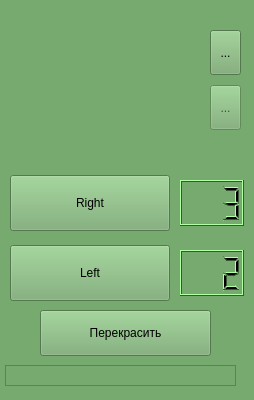
<ui version="4.0" >
 <author>Denis Khachko</author>
 <class>TurtlePult</class>
 <widget class="QWidget" name="TurtlePult" >
  <property name="geometry" >
   <rect>
    <x>0</x>
    <y>0</y>
    <width>254</width>
    <height>400</height>
   </rect>
  </property>
  <property name="minimumSize" >
   <size>
    <width>254</width>
    <height>400</height>
   </size>
  </property>
  <property name="maximumSize" >
   <size>
    <width>254</width>
    <height>450</height>
   </size>
  </property>
  <property name="palette" >
   <palette>
    <active>
     <colorrole role="WindowText" >
      <brush brushstyle="SolidPattern" >
       <color alpha="255" >
        <red>0</red>
        <green>0</green>
        <blue>0</blue>
       </color>
      </brush>
     </colorrole>
     <colorrole role="Button" >
      <brush brushstyle="SolidPattern" >
       <color alpha="255" >
        <red>118</red>
        <green>170</green>
        <blue>110</blue>
       </color>
      </brush>
     </colorrole>
     <colorrole role="Light" >
      <brush brushstyle="SolidPattern" >
       <color alpha="255" >
        <red>177</red>
        <green>255</green>
        <blue>165</blue>
       </color>
      </brush>
     </colorrole>
     <colorrole role="Midlight" >
      <brush brushstyle="SolidPattern" >
       <color alpha="255" >
        <red>147</red>
        <green>212</green>
        <blue>137</blue>
       </color>
      </brush>
     </colorrole>
     <colorrole role="Dark" >
      <brush brushstyle="SolidPattern" >
       <color alpha="255" >
        <red>59</red>
        <green>85</green>
        <blue>55</blue>
       </color>
      </brush>
     </colorrole>
     <colorrole role="Mid" >
      <brush brushstyle="SolidPattern" >
       <color alpha="255" >
        <red>78</red>
        <green>113</green>
        <blue>73</blue>
       </color>
      </brush>
     </colorrole>
     <colorrole role="Text" >
      <brush brushstyle="SolidPattern" >
       <color alpha="255" >
        <red>0</red>
        <green>0</green>
        <blue>0</blue>
       </color>
      </brush>
     </colorrole>
     <colorrole role="BrightText" >
      <brush brushstyle="SolidPattern" >
       <color alpha="255" >
        <red>255</red>
        <green>255</green>
        <blue>255</blue>
       </color>
      </brush>
     </colorrole>
     <colorrole role="ButtonText" >
      <brush brushstyle="SolidPattern" >
       <color alpha="255" >
        <red>0</red>
        <green>0</green>
        <blue>0</blue>
       </color>
      </brush>
     </colorrole>
     <colorrole role="Base" >
      <brush brushstyle="SolidPattern" >
       <color alpha="255" >
        <red>255</red>
        <green>255</green>
        <blue>255</blue>
       </color>
      </brush>
     </colorrole>
     <colorrole role="Window" >
      <brush brushstyle="SolidPattern" >
       <color alpha="255" >
        <red>118</red>
        <green>170</green>
        <blue>110</blue>
       </color>
      </brush>
     </colorrole>
     <colorrole role="Shadow" >
      <brush brushstyle="SolidPattern" >
       <color alpha="255" >
        <red>0</red>
        <green>0</green>
        <blue>0</blue>
       </color>
      </brush>
     </colorrole>
     <colorrole role="AlternateBase" >
      <brush brushstyle="SolidPattern" >
       <color alpha="255" >
        <red>186</red>
        <green>212</green>
        <blue>182</blue>
       </color>
      </brush>
     </colorrole>
     <colorrole role="ToolTipBase" >
      <brush brushstyle="SolidPattern" >
       <color alpha="255" >
        <red>255</red>
        <green>255</green>
        <blue>220</blue>
       </color>
      </brush>
     </colorrole>
     <colorrole role="ToolTipText" >
      <brush brushstyle="SolidPattern" >
       <color alpha="255" >
        <red>0</red>
        <green>0</green>
        <blue>0</blue>
       </color>
      </brush>
     </colorrole>
    </active>
    <inactive>
     <colorrole role="WindowText" >
      <brush brushstyle="SolidPattern" >
       <color alpha="255" >
        <red>0</red>
        <green>0</green>
        <blue>0</blue>
       </color>
      </brush>
     </colorrole>
     <colorrole role="Button" >
      <brush brushstyle="SolidPattern" >
       <color alpha="255" >
        <red>118</red>
        <green>170</green>
        <blue>110</blue>
       </color>
      </brush>
     </colorrole>
     <colorrole role="Light" >
      <brush brushstyle="SolidPattern" >
       <color alpha="255" >
        <red>177</red>
        <green>255</green>
        <blue>165</blue>
       </color>
      </brush>
     </colorrole>
     <colorrole role="Midlight" >
      <brush brushstyle="SolidPattern" >
       <color alpha="255" >
        <red>147</red>
        <green>212</green>
        <blue>137</blue>
       </color>
      </brush>
     </colorrole>
     <colorrole role="Dark" >
      <brush brushstyle="SolidPattern" >
       <color alpha="255" >
        <red>59</red>
        <green>85</green>
        <blue>55</blue>
       </color>
      </brush>
     </colorrole>
     <colorrole role="Mid" >
      <brush brushstyle="SolidPattern" >
       <color alpha="255" >
        <red>78</red>
        <green>113</green>
        <blue>73</blue>
       </color>
      </brush>
     </colorrole>
     <colorrole role="Text" >
      <brush brushstyle="SolidPattern" >
       <color alpha="255" >
        <red>0</red>
        <green>0</green>
        <blue>0</blue>
       </color>
      </brush>
     </colorrole>
     <colorrole role="BrightText" >
      <brush brushstyle="SolidPattern" >
       <color alpha="255" >
        <red>255</red>
        <green>255</green>
        <blue>255</blue>
       </color>
      </brush>
     </colorrole>
     <colorrole role="ButtonText" >
      <brush brushstyle="SolidPattern" >
       <color alpha="255" >
        <red>0</red>
        <green>0</green>
        <blue>0</blue>
       </color>
      </brush>
     </colorrole>
     <colorrole role="Base" >
      <brush brushstyle="SolidPattern" >
       <color alpha="255" >
        <red>255</red>
        <green>255</green>
        <blue>255</blue>
       </color>
      </brush>
     </colorrole>
     <colorrole role="Window" >
      <brush brushstyle="SolidPattern" >
       <color alpha="255" >
        <red>118</red>
        <green>170</green>
        <blue>110</blue>
       </color>
      </brush>
     </colorrole>
     <colorrole role="Shadow" >
      <brush brushstyle="SolidPattern" >
       <color alpha="255" >
        <red>0</red>
        <green>0</green>
        <blue>0</blue>
       </color>
      </brush>
     </colorrole>
     <colorrole role="AlternateBase" >
      <brush brushstyle="SolidPattern" >
       <color alpha="255" >
        <red>186</red>
        <green>212</green>
        <blue>182</blue>
       </color>
      </brush>
     </colorrole>
     <colorrole role="ToolTipBase" >
      <brush brushstyle="SolidPattern" >
       <color alpha="255" >
        <red>255</red>
        <green>255</green>
        <blue>220</blue>
       </color>
      </brush>
     </colorrole>
     <colorrole role="ToolTipText" >
      <brush brushstyle="SolidPattern" >
       <color alpha="255" >
        <red>0</red>
        <green>0</green>
        <blue>0</blue>
       </color>
      </brush>
     </colorrole>
    </inactive>
    <disabled>
     <colorrole role="WindowText" >
      <brush brushstyle="SolidPattern" >
       <color alpha="255" >
        <red>59</red>
        <green>85</green>
        <blue>55</blue>
       </color>
      </brush>
     </colorrole>
     <colorrole role="Button" >
      <brush brushstyle="SolidPattern" >
       <color alpha="255" >
        <red>118</red>
        <green>170</green>
        <blue>110</blue>
       </color>
      </brush>
     </colorrole>
     <colorrole role="Light" >
      <brush brushstyle="SolidPattern" >
       <color alpha="255" >
        <red>177</red>
        <green>255</green>
        <blue>165</blue>
       </color>
      </brush>
     </colorrole>
     <colorrole role="Midlight" >
      <brush brushstyle="SolidPattern" >
       <color alpha="255" >
        <red>147</red>
        <green>212</green>
        <blue>137</blue>
       </color>
      </brush>
     </colorrole>
     <colorrole role="Dark" >
      <brush brushstyle="SolidPattern" >
       <color alpha="255" >
        <red>59</red>
        <green>85</green>
        <blue>55</blue>
       </color>
      </brush>
     </colorrole>
     <colorrole role="Mid" >
      <brush brushstyle="SolidPattern" >
       <color alpha="255" >
        <red>78</red>
        <green>113</green>
        <blue>73</blue>
       </color>
      </brush>
     </colorrole>
     <colorrole role="Text" >
      <brush brushstyle="SolidPattern" >
       <color alpha="255" >
        <red>59</red>
        <green>85</green>
        <blue>55</blue>
       </color>
      </brush>
     </colorrole>
     <colorrole role="BrightText" >
      <brush brushstyle="SolidPattern" >
       <color alpha="255" >
        <red>255</red>
        <green>255</green>
        <blue>255</blue>
       </color>
      </brush>
     </colorrole>
     <colorrole role="ButtonText" >
      <brush brushstyle="SolidPattern" >
       <color alpha="255" >
        <red>59</red>
        <green>85</green>
        <blue>55</blue>
       </color>
      </brush>
     </colorrole>
     <colorrole role="Base" >
      <brush brushstyle="SolidPattern" >
       <color alpha="255" >
        <red>118</red>
        <green>170</green>
        <blue>110</blue>
       </color>
      </brush>
     </colorrole>
     <colorrole role="Window" >
      <brush brushstyle="SolidPattern" >
       <color alpha="255" >
        <red>118</red>
        <green>170</green>
        <blue>110</blue>
       </color>
      </brush>
     </colorrole>
     <colorrole role="Shadow" >
      <brush brushstyle="SolidPattern" >
       <color alpha="255" >
        <red>0</red>
        <green>0</green>
        <blue>0</blue>
       </color>
      </brush>
     </colorrole>
     <colorrole role="AlternateBase" >
      <brush brushstyle="SolidPattern" >
       <color alpha="255" >
        <red>118</red>
        <green>170</green>
        <blue>110</blue>
       </color>
      </brush>
     </colorrole>
     <colorrole role="ToolTipBase" >
      <brush brushstyle="SolidPattern" >
       <color alpha="255" >
        <red>255</red>
        <green>255</green>
        <blue>220</blue>
       </color>
      </brush>
     </colorrole>
     <colorrole role="ToolTipText" >
      <brush brushstyle="SolidPattern" >
       <color alpha="255" >
        <red>0</red>
        <green>0</green>
        <blue>0</blue>
       </color>
      </brush>
     </colorrole>
    </disabled>
   </palette>
  </property>
  <property name="font" >
   <font>
    <weight>50</weight>
    <bold>false</bold>
   </font>
  </property>
  <property name="windowTitle" >
   <string>Пульт</string>
  </property>
  <widget class="QPushButton" name="RightB" >
   <property name="geometry" >
    <rect>
     <x>10</x>
     <y>175</y>
     <width>160</width>
     <height>56</height>
    </rect>
   </property>
   <property name="text" >
    <string>Right</string>
   </property>
  </widget>
  <widget class="QPushButton" name="LeftB" >
   <property name="geometry" >
    <rect>
     <x>10</x>
     <y>245</y>
     <width>160</width>
     <height>56</height>
    </rect>
   </property>
   <property name="text" >
    <string>Left</string>
   </property>
  </widget>
  <widget class="QToolButton" name="ClearLog" >
   <property name="geometry" >
    <rect>
     <x>210</x>
     <y>30</y>
     <width>31</width>
     <height>45</height>
    </rect>
   </property>
   <property name="palette" >
    <palette>
     <active>
      <colorrole role="WindowText" >
       <brush brushstyle="SolidPattern" >
        <color alpha="255" >
         <red>0</red>
         <green>0</green>
         <blue>0</blue>
        </color>
       </brush>
      </colorrole>
      <colorrole role="Button" >
       <brush brushstyle="SolidPattern" >
        <color alpha="255" >
         <red>117</red>
         <green>168</green>
         <blue>109</blue>
        </color>
       </brush>
      </colorrole>
      <colorrole role="Light" >
       <brush brushstyle="SolidPattern" >
        <color alpha="255" >
         <red>176</red>
         <green>252</green>
         <blue>164</blue>
        </color>
       </brush>
      </colorrole>
      <colorrole role="Midlight" >
       <brush brushstyle="SolidPattern" >
        <color alpha="255" >
         <red>146</red>
         <green>210</green>
         <blue>136</blue>
        </color>
       </brush>
      </colorrole>
      <colorrole role="Dark" >
       <brush brushstyle="SolidPattern" >
        <color alpha="255" >
         <red>58</red>
         <green>84</green>
         <blue>54</blue>
        </color>
       </brush>
      </colorrole>
      <colorrole role="Mid" >
       <brush brushstyle="SolidPattern" >
        <color alpha="255" >
         <red>78</red>
         <green>112</green>
         <blue>72</blue>
        </color>
       </brush>
      </colorrole>
      <colorrole role="Text" >
       <brush brushstyle="SolidPattern" >
        <color alpha="255" >
         <red>0</red>
         <green>0</green>
         <blue>0</blue>
        </color>
       </brush>
      </colorrole>
      <colorrole role="BrightText" >
       <brush brushstyle="SolidPattern" >
        <color alpha="255" >
         <red>255</red>
         <green>255</green>
         <blue>255</blue>
        </color>
       </brush>
      </colorrole>
      <colorrole role="ButtonText" >
       <brush brushstyle="SolidPattern" >
        <color alpha="255" >
         <red>0</red>
         <green>0</green>
         <blue>0</blue>
        </color>
       </brush>
      </colorrole>
      <colorrole role="Base" >
       <brush brushstyle="SolidPattern" >
        <color alpha="255" >
         <red>255</red>
         <green>255</green>
         <blue>255</blue>
        </color>
       </brush>
      </colorrole>
      <colorrole role="Window" >
       <brush brushstyle="SolidPattern" >
        <color alpha="255" >
         <red>117</red>
         <green>168</green>
         <blue>109</blue>
        </color>
       </brush>
      </colorrole>
      <colorrole role="Shadow" >
       <brush brushstyle="SolidPattern" >
        <color alpha="255" >
         <red>0</red>
         <green>0</green>
         <blue>0</blue>
        </color>
       </brush>
      </colorrole>
      <colorrole role="AlternateBase" >
       <brush brushstyle="SolidPattern" >
        <color alpha="255" >
         <red>186</red>
         <green>211</green>
         <blue>182</blue>
        </color>
       </brush>
      </colorrole>
      <colorrole role="ToolTipBase" >
       <brush brushstyle="SolidPattern" >
        <color alpha="255" >
         <red>255</red>
         <green>255</green>
         <blue>220</blue>
        </color>
       </brush>
      </colorrole>
      <colorrole role="ToolTipText" >
       <brush brushstyle="SolidPattern" >
        <color alpha="255" >
         <red>0</red>
         <green>0</green>
         <blue>0</blue>
        </color>
       </brush>
      </colorrole>
     </active>
     <inactive>
      <colorrole role="WindowText" >
       <brush brushstyle="SolidPattern" >
        <color alpha="255" >
         <red>0</red>
         <green>0</green>
         <blue>0</blue>
        </color>
       </brush>
      </colorrole>
      <colorrole role="Button" >
       <brush brushstyle="SolidPattern" >
        <color alpha="255" >
         <red>117</red>
         <green>168</green>
         <blue>109</blue>
        </color>
       </brush>
      </colorrole>
      <colorrole role="Light" >
       <brush brushstyle="SolidPattern" >
        <color alpha="255" >
         <red>176</red>
         <green>252</green>
         <blue>164</blue>
        </color>
       </brush>
      </colorrole>
      <colorrole role="Midlight" >
       <brush brushstyle="SolidPattern" >
        <color alpha="255" >
         <red>146</red>
         <green>210</green>
         <blue>136</blue>
        </color>
       </brush>
      </colorrole>
      <colorrole role="Dark" >
       <brush brushstyle="SolidPattern" >
        <color alpha="255" >
         <red>58</red>
         <green>84</green>
         <blue>54</blue>
        </color>
       </brush>
      </colorrole>
      <colorrole role="Mid" >
       <brush brushstyle="SolidPattern" >
        <color alpha="255" >
         <red>78</red>
         <green>112</green>
         <blue>72</blue>
        </color>
       </brush>
      </colorrole>
      <colorrole role="Text" >
       <brush brushstyle="SolidPattern" >
        <color alpha="255" >
         <red>0</red>
         <green>0</green>
         <blue>0</blue>
        </color>
       </brush>
      </colorrole>
      <colorrole role="BrightText" >
       <brush brushstyle="SolidPattern" >
        <color alpha="255" >
         <red>255</red>
         <green>255</green>
         <blue>255</blue>
        </color>
       </brush>
      </colorrole>
      <colorrole role="ButtonText" >
       <brush brushstyle="SolidPattern" >
        <color alpha="255" >
         <red>0</red>
         <green>0</green>
         <blue>0</blue>
        </color>
       </brush>
      </colorrole>
      <colorrole role="Base" >
       <brush brushstyle="SolidPattern" >
        <color alpha="255" >
         <red>255</red>
         <green>255</green>
         <blue>255</blue>
        </color>
       </brush>
      </colorrole>
      <colorrole role="Window" >
       <brush brushstyle="SolidPattern" >
        <color alpha="255" >
         <red>117</red>
         <green>168</green>
         <blue>109</blue>
        </color>
       </brush>
      </colorrole>
      <colorrole role="Shadow" >
       <brush brushstyle="SolidPattern" >
        <color alpha="255" >
         <red>0</red>
         <green>0</green>
         <blue>0</blue>
        </color>
       </brush>
      </colorrole>
      <colorrole role="AlternateBase" >
       <brush brushstyle="SolidPattern" >
        <color alpha="255" >
         <red>186</red>
         <green>211</green>
         <blue>182</blue>
        </color>
       </brush>
      </colorrole>
      <colorrole role="ToolTipBase" >
       <brush brushstyle="SolidPattern" >
        <color alpha="255" >
         <red>255</red>
         <green>255</green>
         <blue>220</blue>
        </color>
       </brush>
      </colorrole>
      <colorrole role="ToolTipText" >
       <brush brushstyle="SolidPattern" >
        <color alpha="255" >
         <red>0</red>
         <green>0</green>
         <blue>0</blue>
        </color>
       </brush>
      </colorrole>
     </inactive>
     <disabled>
      <colorrole role="WindowText" >
       <brush brushstyle="SolidPattern" >
        <color alpha="255" >
         <red>58</red>
         <green>84</green>
         <blue>54</blue>
        </color>
       </brush>
      </colorrole>
      <colorrole role="Button" >
       <brush brushstyle="SolidPattern" >
        <color alpha="255" >
         <red>117</red>
         <green>168</green>
         <blue>109</blue>
        </color>
       </brush>
      </colorrole>
      <colorrole role="Light" >
       <brush brushstyle="SolidPattern" >
        <color alpha="255" >
         <red>176</red>
         <green>252</green>
         <blue>164</blue>
        </color>
       </brush>
      </colorrole>
      <colorrole role="Midlight" >
       <brush brushstyle="SolidPattern" >
        <color alpha="255" >
         <red>146</red>
         <green>210</green>
         <blue>136</blue>
        </color>
       </brush>
      </colorrole>
      <colorrole role="Dark" >
       <brush brushstyle="SolidPattern" >
        <color alpha="255" >
         <red>58</red>
         <green>84</green>
         <blue>54</blue>
        </color>
       </brush>
      </colorrole>
      <colorrole role="Mid" >
       <brush brushstyle="SolidPattern" >
        <color alpha="255" >
         <red>78</red>
         <green>112</green>
         <blue>72</blue>
        </color>
       </brush>
      </colorrole>
      <colorrole role="Text" >
       <brush brushstyle="SolidPattern" >
        <color alpha="255" >
         <red>58</red>
         <green>84</green>
         <blue>54</blue>
        </color>
       </brush>
      </colorrole>
      <colorrole role="BrightText" >
       <brush brushstyle="SolidPattern" >
        <color alpha="255" >
         <red>255</red>
         <green>255</green>
         <blue>255</blue>
        </color>
       </brush>
      </colorrole>
      <colorrole role="ButtonText" >
       <brush brushstyle="SolidPattern" >
        <color alpha="255" >
         <red>58</red>
         <green>84</green>
         <blue>54</blue>
        </color>
       </brush>
      </colorrole>
      <colorrole role="Base" >
       <brush brushstyle="SolidPattern" >
        <color alpha="255" >
         <red>117</red>
         <green>168</green>
         <blue>109</blue>
        </color>
       </brush>
      </colorrole>
      <colorrole role="Window" >
       <brush brushstyle="SolidPattern" >
        <color alpha="255" >
         <red>117</red>
         <green>168</green>
         <blue>109</blue>
        </color>
       </brush>
      </colorrole>
      <colorrole role="Shadow" >
       <brush brushstyle="SolidPattern" >
        <color alpha="255" >
         <red>0</red>
         <green>0</green>
         <blue>0</blue>
        </color>
       </brush>
      </colorrole>
      <colorrole role="AlternateBase" >
       <brush brushstyle="SolidPattern" >
        <color alpha="255" >
         <red>117</red>
         <green>168</green>
         <blue>109</blue>
        </color>
       </brush>
      </colorrole>
      <colorrole role="ToolTipBase" >
       <brush brushstyle="SolidPattern" >
        <color alpha="255" >
         <red>255</red>
         <green>255</green>
         <blue>220</blue>
        </color>
       </brush>
      </colorrole>
      <colorrole role="ToolTipText" >
       <brush brushstyle="SolidPattern" >
        <color alpha="255" >
         <red>0</red>
         <green>0</green>
         <blue>0</blue>
        </color>
       </brush>
      </colorrole>
     </disabled>
    </palette>
   </property>
   <property name="text" >
    <string>...</string>
   </property>
   <property name="icon" >
    <iconset>
     <normalon>:/img/Trtl1.svg</normalon>
    </iconset>
   </property>
  </widget>
  <widget class="QFrame" name="frame" >
   <property name="geometry" >
    <rect>
     <x>5</x>
     <y>365</y>
     <width>231</width>
     <height>21</height>
    </rect>
   </property>
   <property name="frameShape" >
    <enum>QFrame::StyledPanel</enum>
   </property>
   <property name="frameShadow" >
    <enum>QFrame::Raised</enum>
   </property>
   <widget class="QLabel" name="label" >
    <property name="geometry" >
     <rect>
      <x>10</x>
      <y>5</y>
      <width>211</width>
      <height>20</height>
     </rect>
    </property>
    <property name="sizePolicy" >
     <sizepolicy vsizetype="Preferred" hsizetype="Preferred" >
      <horstretch>3</horstretch>
      <verstretch>60</verstretch>
     </sizepolicy>
    </property>
    <property name="text" >
     <string/>
    </property>
   </widget>
  </widget>
  <widget class="QToolButton" name="toKumir" >
   <property name="enabled" >
    <bool>false</bool>
   </property>
   <property name="geometry" >
    <rect>
     <x>210</x>
     <y>85</y>
     <width>31</width>
     <height>45</height>
    </rect>
   </property>
   <property name="palette" >
    <palette>
     <active>
      <colorrole role="Light" >
       <brush brushstyle="SolidPattern" >
        <color alpha="255" >
         <red>170</red>
         <green>170</green>
         <blue>0</blue>
        </color>
       </brush>
      </colorrole>
     </active>
     <inactive>
      <colorrole role="Light" >
       <brush brushstyle="SolidPattern" >
        <color alpha="255" >
         <red>170</red>
         <green>170</green>
         <blue>0</blue>
        </color>
       </brush>
      </colorrole>
     </inactive>
     <disabled>
      <colorrole role="Light" >
       <brush brushstyle="SolidPattern" >
        <color alpha="255" >
         <red>170</red>
         <green>170</green>
         <blue>0</blue>
        </color>
       </brush>
      </colorrole>
     </disabled>
    </palette>
   </property>
   <property name="text" >
    <string>...</string>
   </property>
   <property name="icon" >
    <iconset resource="application.qrc" >
     <normaloff>:/kumir.png</normaloff>
     <normalon>:/kumir.png</normalon>:/kumir.png</iconset>
   </property>
  </widget>
  <widget class="QLCDNumber" name="lcdNumber" >
   <property name="geometry" >
    <rect>
     <x>180</x>
     <y>180</y>
     <width>64</width>
     <height>46</height>
    </rect>
   </property>
   <property name="autoFillBackground" >
    <bool>true</bool>
   </property>
   <property name="numDigits" >
    <number>3</number>
   </property>
   <property name="intValue" stdset="0" >
    <number>3</number>
   </property>
  </widget>
  <widget class="QLCDNumber" name="lcdNumber_2" >
   <property name="geometry" >
    <rect>
     <x>180</x>
     <y>250</y>
     <width>64</width>
     <height>46</height>
    </rect>
   </property>
   <property name="autoFillBackground" >
    <bool>true</bool>
   </property>
   <property name="numDigits" >
    <number>3</number>
   </property>
   <property name="intValue" stdset="0" >
    <number>2</number>
   </property>
  </widget>
  <widget class="QPushButton" name="colorB" >
   <property name="geometry" >
    <rect>
     <x>40</x>
     <y>310</y>
     <width>171</width>
     <height>46</height>
    </rect>
   </property>
   <property name="text" >
    <string>Перекрасить</string>
   </property>
  </widget>
 </widget>
 <resources>
  <include location="application.qrc" />
 </resources>
 <connections/>
</ui>
